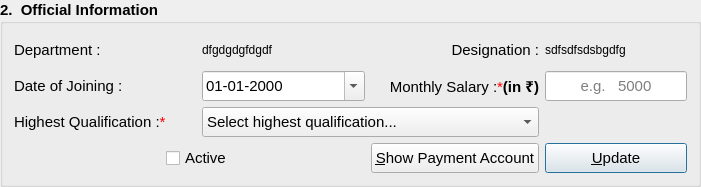
        <widget class="QGroupBox" name="officeBox">
         <property name="minimumSize">
          <size>
           <width>0</width>
           <height>0</height>
          </size>
         </property>
         <property name="font">
          <font>
           <pointsize>11</pointsize>
           <weight>75</weight>
           <bold>true</bold>
          </font>
         </property>
         <property name="title">
          <string>2.  Official Information</string>
         </property>
         <layout class="QGridLayout" name="gridLayout_3">
          <item row="0" column="0" colspan="2">
           <widget class="QLabel" name="departmentLabel">
            <property name="sizePolicy">
             <sizepolicy hsizetype="Preferred" vsizetype="Fixed">
              <horstretch>0</horstretch>
              <verstretch>0</verstretch>
             </sizepolicy>
            </property>
            <property name="minimumSize">
             <size>
              <width>150</width>
              <height>30</height>
             </size>
            </property>
            <property name="maximumSize">
             <size>
              <width>16777215</width>
              <height>30</height>
             </size>
            </property>
            <property name="font">
             <font>
              <pointsize>11</pointsize>
              <weight>50</weight>
              <bold>false</bold>
             </font>
            </property>
            <property name="text">
             <string>&lt;html&gt;&lt;p align=&quot;left&quot;&gt;Department :&lt;/p&gt;&lt;/html&gt;</string>
            </property>
           </widget>
          </item>
          <item row="0" column="2" colspan="2">
           <widget class="QLabel" name="departLabel">
            <property name="sizePolicy">
             <sizepolicy hsizetype="Preferred" vsizetype="Fixed">
              <horstretch>0</horstretch>
              <verstretch>0</verstretch>
             </sizepolicy>
            </property>
            <property name="minimumSize">
             <size>
              <width>0</width>
              <height>30</height>
             </size>
            </property>
            <property name="maximumSize">
             <size>
              <width>16777215</width>
              <height>30</height>
             </size>
            </property>
            <property name="font">
             <font>
              <pointsize>9</pointsize>
              <weight>50</weight>
              <bold>false</bold>
             </font>
            </property>
            <property name="cursor">
             <cursorShape>ForbiddenCursor</cursorShape>
            </property>
            <property name="toolTip">
             <string>deparmetn of employee</string>
            </property>
            <property name="text">
             <string>dfgdgdgfdgdf</string>
            </property>
            <property name="wordWrap">
             <bool>true</bool>
            </property>
           </widget>
          </item>
          <item row="0" column="4">
           <widget class="QLabel" name="designationLabel">
            <property name="sizePolicy">
             <sizepolicy hsizetype="Preferred" vsizetype="Fixed">
              <horstretch>0</horstretch>
              <verstretch>0</verstretch>
             </sizepolicy>
            </property>
            <property name="minimumSize">
             <size>
              <width>150</width>
              <height>30</height>
             </size>
            </property>
            <property name="maximumSize">
             <size>
              <width>16777215</width>
              <height>30</height>
             </size>
            </property>
            <property name="font">
             <font>
              <pointsize>11</pointsize>
              <weight>50</weight>
              <bold>false</bold>
             </font>
            </property>
            <property name="text">
             <string>&lt;html&gt;&lt;p &gt;Designation :&lt;/p&gt;&lt;/html&gt;</string>
            </property>
            <property name="alignment">
             <set>Qt::AlignRight|Qt::AlignTrailing|Qt::AlignVCenter</set>
            </property>
           </widget>
          </item>
          <item row="0" column="5">
           <widget class="QLabel" name="desgLabel">
            <property name="sizePolicy">
             <sizepolicy hsizetype="Preferred" vsizetype="Fixed">
              <horstretch>0</horstretch>
              <verstretch>0</verstretch>
             </sizepolicy>
            </property>
            <property name="minimumSize">
             <size>
              <width>0</width>
              <height>30</height>
             </size>
            </property>
            <property name="maximumSize">
             <size>
              <width>16777215</width>
              <height>30</height>
             </size>
            </property>
            <property name="font">
             <font>
              <pointsize>9</pointsize>
              <weight>50</weight>
              <bold>false</bold>
             </font>
            </property>
            <property name="cursor">
             <cursorShape>ForbiddenCursor</cursorShape>
            </property>
            <property name="toolTip">
             <string>designation of employee</string>
            </property>
            <property name="text">
             <string>sdfsdfsdsbgdfg</string>
            </property>
            <property name="wordWrap">
             <bool>true</bool>
            </property>
           </widget>
          </item>
          <item row="1" column="0" colspan="2">
           <widget class="QLabel" name="dojLabel">
            <property name="sizePolicy">
             <sizepolicy hsizetype="Preferred" vsizetype="Fixed">
              <horstretch>0</horstretch>
              <verstretch>0</verstretch>
             </sizepolicy>
            </property>
            <property name="minimumSize">
             <size>
              <width>150</width>
              <height>30</height>
             </size>
            </property>
            <property name="maximumSize">
             <size>
              <width>16777215</width>
              <height>30</height>
             </size>
            </property>
            <property name="font">
             <font>
              <pointsize>11</pointsize>
              <weight>50</weight>
              <bold>false</bold>
             </font>
            </property>
            <property name="text">
             <string>&lt;html&gt;&lt;p align=&quot;left&quot;&gt;Date of Joining :	&lt;/p&gt;&lt;/html&gt;</string>
            </property>
            <property name="buddy">
             <cstring>dojEdit</cstring>
            </property>
           </widget>
          </item>
          <item row="1" column="2" colspan="2">
           <widget class="QDateEdit" name="dojEdit">
            <property name="sizePolicy">
             <sizepolicy hsizetype="Preferred" vsizetype="Fixed">
              <horstretch>0</horstretch>
              <verstretch>0</verstretch>
             </sizepolicy>
            </property>
            <property name="minimumSize">
             <size>
              <width>130</width>
              <height>30</height>
             </size>
            </property>
            <property name="maximumSize">
             <size>
              <width>16777215</width>
              <height>30</height>
             </size>
            </property>
            <property name="font">
             <font>
              <pointsize>11</pointsize>
              <weight>50</weight>
              <bold>false</bold>
             </font>
            </property>
            <property name="cursor">
             <cursorShape>PointingHandCursor</cursorShape>
            </property>
            <property name="toolTip">
             <string>joining date of employee</string>
            </property>
            <property name="displayFormat">
             <string>dd-MM-yyyy</string>
            </property>
            <property name="calendarPopup">
             <bool>true</bool>
            </property>
           </widget>
          </item>
          <item row="1" column="4">
           <widget class="QLabel" name="salaryLabel">
            <property name="sizePolicy">
             <sizepolicy hsizetype="Preferred" vsizetype="Fixed">
              <horstretch>0</horstretch>
              <verstretch>0</verstretch>
             </sizepolicy>
            </property>
            <property name="minimumSize">
             <size>
              <width>150</width>
              <height>30</height>
             </size>
            </property>
            <property name="maximumSize">
             <size>
              <width>16777215</width>
              <height>30</height>
             </size>
            </property>
            <property name="font">
             <font>
              <pointsize>11</pointsize>
              <weight>50</weight>
              <bold>false</bold>
             </font>
            </property>
            <property name="text">
             <string>&lt;html&gt;&lt;p &gt;Monthly Salary :&lt;font color=&quot;red&quot;&gt;*&lt;/font&gt;&lt;b&gt;(in ₹)&lt;/p&gt;&lt;/b&gt;&lt;/html&gt;</string>
            </property>
            <property name="alignment">
             <set>Qt::AlignRight|Qt::AlignTrailing|Qt::AlignVCenter</set>
            </property>
            <property name="buddy">
             <cstring>salaryEdit</cstring>
            </property>
           </widget>
          </item>
          <item row="1" column="5">
           <widget class="QLineEdit" name="salaryEdit">
            <property name="sizePolicy">
             <sizepolicy hsizetype="Preferred" vsizetype="Fixed">
              <horstretch>0</horstretch>
              <verstretch>0</verstretch>
             </sizepolicy>
            </property>
            <property name="minimumSize">
             <size>
              <width>0</width>
              <height>30</height>
             </size>
            </property>
            <property name="maximumSize">
             <size>
              <width>16777215</width>
              <height>30</height>
             </size>
            </property>
            <property name="font">
             <font>
              <pointsize>11</pointsize>
              <weight>50</weight>
              <bold>false</bold>
             </font>
            </property>
            <property name="toolTip">
             <string>salary of employee</string>
            </property>
            <property name="alignment">
             <set>Qt::AlignCenter</set>
            </property>
            <property name="placeholderText">
             <string>e.g.   5000</string>
            </property>
            <property name="clearButtonEnabled">
             <bool>true</bool>
            </property>
           </widget>
          </item>
          <item row="2" column="0" colspan="2">
           <widget class="QLabel" name="hQLabel">
            <property name="sizePolicy">
             <sizepolicy hsizetype="Preferred" vsizetype="Fixed">
              <horstretch>0</horstretch>
              <verstretch>0</verstretch>
             </sizepolicy>
            </property>
            <property name="minimumSize">
             <size>
              <width>150</width>
              <height>30</height>
             </size>
            </property>
            <property name="maximumSize">
             <size>
              <width>16777215</width>
              <height>30</height>
             </size>
            </property>
            <property name="font">
             <font>
              <pointsize>11</pointsize>
              <weight>50</weight>
              <bold>false</bold>
             </font>
            </property>
            <property name="text">
             <string>&lt;html&gt;&lt;p align=&quot;left&quot;&gt;Highest Qualification :&lt;font color=&quot;red&quot;&gt;*&lt;/font&gt;&lt;/p&gt;&lt;/html&gt;</string>
            </property>
           </widget>
          </item>
          <item row="2" column="2" colspan="3">
           <widget class="QComboBox" name="hQBox">
            <property name="sizePolicy">
             <sizepolicy hsizetype="Preferred" vsizetype="Fixed">
              <horstretch>0</horstretch>
              <verstretch>0</verstretch>
             </sizepolicy>
            </property>
            <property name="minimumSize">
             <size>
              <width>0</width>
              <height>30</height>
             </size>
            </property>
            <property name="maximumSize">
             <size>
              <width>16777215</width>
              <height>30</height>
             </size>
            </property>
            <property name="font">
             <font>
              <pointsize>11</pointsize>
              <weight>50</weight>
              <bold>false</bold>
             </font>
            </property>
            <property name="cursor">
             <cursorShape>PointingHandCursor</cursorShape>
            </property>
            <property name="toolTip">
             <string>highest authrized qualification of employee</string>
            </property>
            <item>
             <property name="text">
              <string>Select highest qualification...</string>
             </property>
            </item>
            <item>
             <property name="text">
              <string>No schooling completed</string>
             </property>
            </item>
            <item>
             <property name="text">
              <string>Nursery school to 8th grade</string>
             </property>
            </item>
            <item>
             <property name="text">
              <string>High school to 10th</string>
             </property>
            </item>
            <item>
             <property name="text">
              <string>High school to 12th</string>
             </property>
            </item>
            <item>
             <property name="text">
              <string>some college, no degree</string>
             </property>
            </item>
            <item>
             <property name="text">
              <string>Associate degree (e.g. AA, AS)</string>
             </property>
            </item>
            <item>
             <property name="text">
              <string>Bachelor’s degree (e.g. BA, BS)</string>
             </property>
            </item>
            <item>
             <property name="text">
              <string>Master’s degree (e.g. MA, MS, MEd)</string>
             </property>
            </item>
            <item>
             <property name="text">
              <string>Professional degree (e.g. MD, DDS, DVM)</string>
             </property>
            </item>
            <item>
             <property name="text">
              <string>Doctorate (e.g. PhD, EdD)</string>
             </property>
            </item>
           </widget>
          </item>
          <item row="3" column="0">
           <spacer name="horizontalSpacer">
            <property name="orientation">
             <enum>Qt::Horizontal</enum>
            </property>
            <property name="sizeHint" stdset="0">
             <size>
              <width>141</width>
              <height>20</height>
             </size>
            </property>
           </spacer>
          </item>
          <item row="3" column="1" colspan="2">
           <widget class="QCheckBox" name="checkBox">
            <property name="sizePolicy">
             <sizepolicy hsizetype="Preferred" vsizetype="Fixed">
              <horstretch>0</horstretch>
              <verstretch>0</verstretch>
             </sizepolicy>
            </property>
            <property name="minimumSize">
             <size>
              <width>0</width>
              <height>30</height>
             </size>
            </property>
            <property name="maximumSize">
             <size>
              <width>16777215</width>
              <height>30</height>
             </size>
            </property>
            <property name="font">
             <font>
              <weight>50</weight>
              <bold>false</bold>
             </font>
            </property>
            <property name="cursor">
             <cursorShape>PointingHandCursor</cursorShape>
            </property>
            <property name="toolTip">
             <string>ticked if employee is currently doing  job in dairy</string>
            </property>
            <property name="text">
             <string>Active</string>
            </property>
            <property name="tristate">
             <bool>false</bool>
            </property>
           </widget>
          </item>
          <item row="3" column="3">
           <spacer name="horizontalSpacer_2">
            <property name="orientation">
             <enum>Qt::Horizontal</enum>
            </property>
            <property name="sizeHint" stdset="0">
             <size>
              <width>121</width>
              <height>20</height>
             </size>
            </property>
           </spacer>
          </item>
          <item row="3" column="4">
           <widget class="QPushButton" name="showPaymentButton">
            <property name="sizePolicy">
             <sizepolicy hsizetype="Preferred" vsizetype="Fixed">
              <horstretch>0</horstretch>
              <verstretch>0</verstretch>
             </sizepolicy>
            </property>
            <property name="minimumSize">
             <size>
              <width>0</width>
              <height>30</height>
             </size>
            </property>
            <property name="maximumSize">
             <size>
              <width>16777215</width>
              <height>30</height>
             </size>
            </property>
            <property name="font">
             <font>
              <pointsize>11</pointsize>
              <weight>50</weight>
              <bold>false</bold>
             </font>
            </property>
            <property name="cursor">
             <cursorShape>PointingHandCursor</cursorShape>
            </property>
            <property name="toolTip">
             <string>show payment account details of employee</string>
            </property>
            <property name="text">
             <string>&amp;Show Payment Account</string>
            </property>
            <property name="shortcut">
             <string>Ctrl+S</string>
            </property>
            <property name="autoDefault">
             <bool>false</bool>
            </property>
            <property name="default">
             <bool>false</bool>
            </property>
            <property name="flat">
             <bool>false</bool>
            </property>
           </widget>
          </item>
          <item row="3" column="5">
           <widget class="QPushButton" name="updateButton">
            <property name="sizePolicy">
             <sizepolicy hsizetype="Preferred" vsizetype="Fixed">
              <horstretch>0</horstretch>
              <verstretch>0</verstretch>
             </sizepolicy>
            </property>
            <property name="minimumSize">
             <size>
              <width>0</width>
              <height>30</height>
             </size>
            </property>
            <property name="maximumSize">
             <size>
              <width>16777215</width>
              <height>30</height>
             </size>
            </property>
            <property name="font">
             <font>
              <pointsize>11</pointsize>
              <weight>50</weight>
              <bold>false</bold>
             </font>
            </property>
            <property name="cursor">
             <cursorShape>PointingHandCursor</cursorShape>
            </property>
            <property name="toolTip">
             <string>update any changes to employee information</string>
            </property>
            <property name="text">
             <string>&amp;Update</string>
            </property>
            <property name="shortcut">
             <string>Ctrl+S</string>
            </property>
            <property name="autoDefault">
             <bool>true</bool>
            </property>
            <property name="default">
             <bool>true</bool>
            </property>
            <property name="flat">
             <bool>false</bool>
            </property>
           </widget>
          </item>
         </layout>
        </widget>
